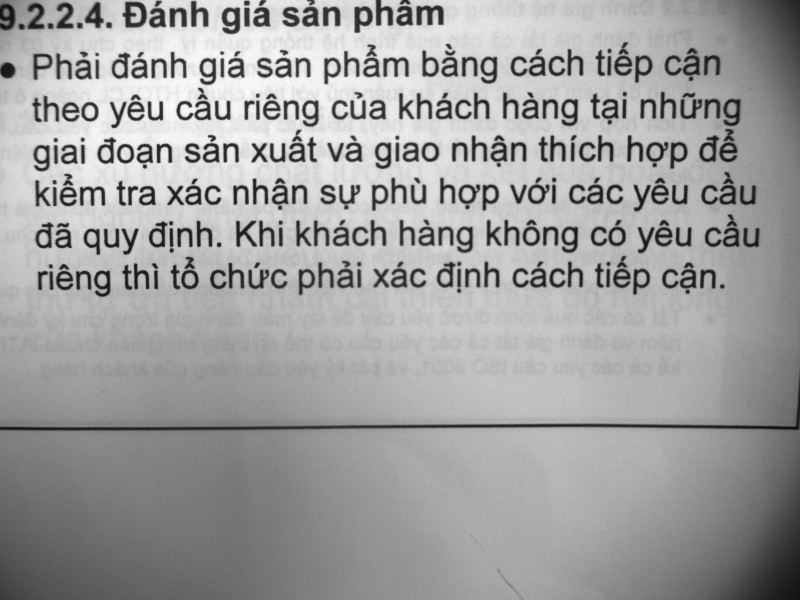
#> input picture Image11.jpg, 1600 x 1200 px (shown at 1/2 size); its folder holds only this picture in this run
$ python -i roi_manager.py   (imports and definitions only)
#> lines starting #> are read from the running program, lines starting #| are printed output that depends on the picture; after the words box and inside, x2 and y2 are one past the last pixel; in counts of white or black regions, pixels touching at a corner belong together
#> further down, picture is the input picture: shape (1200, 1600, 3); min 11, max 255, mean 159.7
import os
import re
from datetime import datetime

import cv2
import numpy as np
from pyzbar import pyzbar


# I) Schema
#   id       : str   - định danh duy nhất, ví dụ "R1C1" (Row 1, Column 1)
#   row      : int   - hàng, suy ra từ vị trí auto-detect
#   col      : int   - cột trong hàng đó
#   x, y     : int   - tọa độ góc trên-trái của ROI (pixel, trên ảnh gốc)
#   width    : int   - chiều rộng của ROI
#   height   : int   - chiều cao của ROI
#   sn      : str  - noi dung QR ("Serial Number") doc duoc lan quet gan nhat
#   status  : str  - "OK" / "NG" / "UNSCANNED"

# Nội dung mỗi id, cách nhau bởi 1 dòng gạch ngang
#  Ví dụ:
#   ----------------------------
#   ID: 1
#   SN: ABC123XYZ
#   X: 48
#   Y: 48
#   WIDTH: 93
#   HEIGHT: 93
#   ----------------------------

# STATUS/ROW/COL được ghi thêm vào file (để người đọc theo dõi)
# nhưng khi đọc lại file 3 trường hợp này bị bỏ qua và tự động tính lại
# tránh trường hợp người dùng sửa nhầm lẫn sai lệch dữ liệu group hàng/cột

EDITABLE_FIELDS = ("x", "y", "width", "height")  # trường hợp có thể sửa
SEPARATOR = "----------------------------"

def _now():
    return datetime.now().strftime("%Y-%m-%d %H:%M:%S")

class ROIManager:
    def __init__(self):
        self.rois = []
        self.meta = {}

    # II) AUTO-DETECT: quét toàn bộ ảnh 1 lần, gồm nhóm hàng/ô, ID
    def auto_detect(self, image, expected_rows=4, expected_count=22, margin_ratio=0.08):
        """
        expected_rows : số hàng ước lượng (mặc định 4)
        expected_count : tổng số mã QR kỳ vọng (chỉ để cảnh báo nếu thiếu).
        margin_ratio : ROI rộng hơn boudingbox QR thực tế bao nhiêu % để scan ổn định hơn khi bản xê dịch
        Trả về: List ROI mới tạo (cũng được lưu vào self.rois)
        """
        boxes = self._multi_pass_detect(image)
        if not boxes:
            return []

        if len(boxes) < expected_count:
            print(f"[CANH BAO] Chi tim thay {len(boxes)}/{expected_count} ma QR "
                  f"trong lan auto-detect. Ban co the them ROI con thieu bang tay "
                  f"trong ROI Editor.")

        self.rois = self._build_grid(boxes, expected_rows, margin_ratio)
        h_img, w_img = image.shape[:2]
        self.meta = {"created": _now(), "updated": _now(),
                     "image_width": w_img, "image_height": h_img,
                     "expected_count": expected_count}
        return self.rois

    # ------------------------------------------------------------------
    @staticmethod
    def _multi_pass_detect(image, dedup_ratio=0.5):
        """
            - raw / denoise : truong hop binh thuong, it nhieu
            - CLAHE (tang tuong phan cuc bo) : truong hop anh sang khong deu
            - Otsu / adaptive threshold : truong hop tuong phan thap
            - sharpen (lam net) : truong hop anh hoi mo do rung/out-focus
        Tra ve: list boxes (dict x,y,w,h,cx,cy,sn)
        """
#> called with dedup_ratio = 0.5
        gray = cv2.cvtColor(image, cv2.COLOR_BGR2GRAY) if image.ndim == 3 else image

        variants = []
        variants.append(("raw", gray, 1.0))
        variants.append(("denoise", cv2.fastNlMeansDenoising(gray, h=5), 1.0))

        clahe = cv2.createCLAHE(clipLimit=2.5, tileGridSize=(8, 8))
        variants.append(("clahe", clahe.apply(gray), 1.0))

        _, otsu = cv2.threshold(gray, 0, 255, cv2.THRESH_BINARY + cv2.THRESH_OTSU)
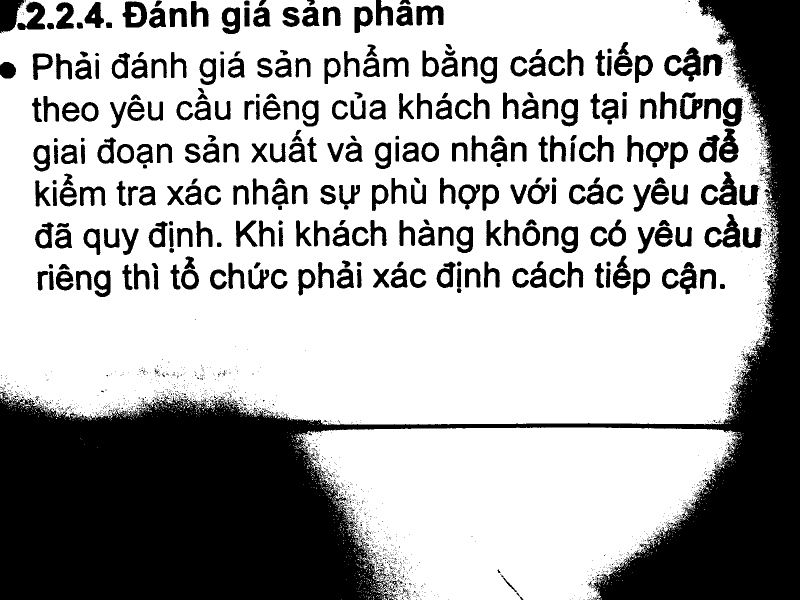
#> otsu: shape (1200, 1600) (shown at 1/2 size); 67.7% white; 2291 black regions (1961 under 20 px), largest, box (x1, y1, x2, y2) and area: (0, 0, 1600, 1200) 431889, (1328, 95, 1402, 163) 2245, (0, 0, 49, 67) 2206
        variants.append(("otsu", otsu, 1.0))

        adaptive = cv2.adaptiveThreshold(gray, 255, cv2.ADAPTIVE_THRESH_GAUSSIAN_C,
                                          cv2.THRESH_BINARY, 31, 5)
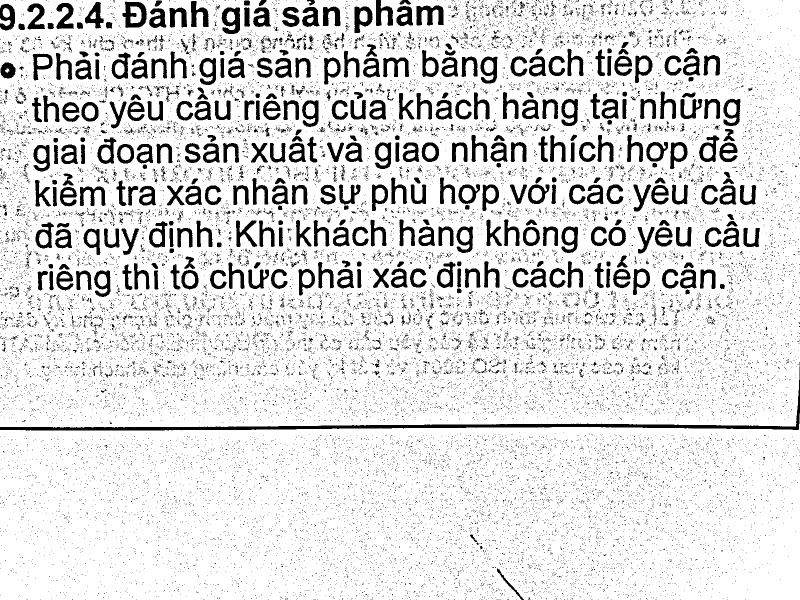
#> adaptive: shape (1200, 1600) (shown at 1/2 size); 87% white; 27453 black regions (26715 under 20 px), largest, box (x1, y1, x2, y2) and area: (0, 734, 1600, 861) 10885, (245, 3, 294, 56) 1451, (833, 11, 888, 51) 1331
        variants.append(("adaptive", adaptive, 1.0))

        blur = cv2.GaussianBlur(gray, (0, 0), 3)
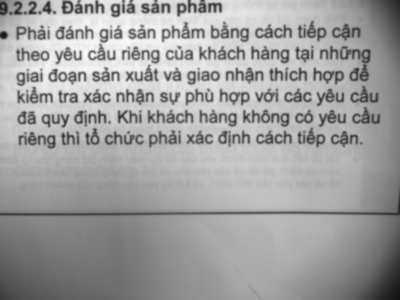
#> blur: shape (1200, 1600) (shown at 1/4 size); min 19, max 249, mean 159.6
        sharpened = cv2.addWeighted(gray, 1.5, blur, -0.5, 0)
        variants.append(("sharpen", sharpened, 1.0))

        # phong to nhe: giup cac ma QR nho / mat do module cao de doc hon
        upscale = cv2.resize(gray, None, fx=1.6, fy=1.6, interpolation=cv2.INTER_CUBIC)
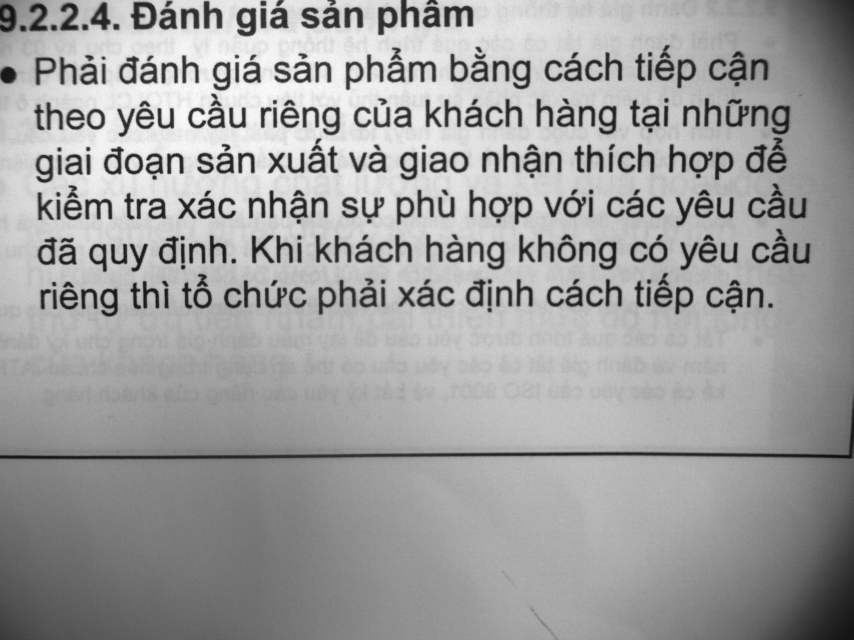
#> upscale: shape (1920, 2560) (shown at 1/3 size); min 10, max 255, mean 159.7
        variants.append(("upscale", upscale, 1.6))

        symbols = [pyzbar.ZBarSymbol.QRCODE]
        all_found = []  # list (x,y,w,h,sn) da quy doi ve toa do anh GOC
        for name, im, scale in variants:
            try:
                decoded = pyzbar.decode(im, symbols=symbols)
            except Exception:
                decoded = pyzbar.decode(im)
            for d in decoded:
                # d.rect: bounding box thang truc pyzbar tra ve.
                # d.polygon: 4 diem goc thuc te cua ma QR - doi khi khit hon d.rect
                # (mot vai phien ban zbar cong them quiet-zone vao rect).
                # -> tinh ca 2, lay ban KHIT HON (dien tich nho hon) de ROI sat voi
                # ma QR that su, khong rong hon can thiet.
                rx, ry, rw, rh = d.rect
                if d.polygon:
                    xs = [p.x for p in d.polygon]
                    ys = [p.y for p in d.polygon]
                    px0, py0, px1, py1 = min(xs), min(ys), max(xs), max(ys)
                    pw, ph = px1 - px0, py1 - py0
                    if pw * ph < rw * rh:
                        rx, ry, rw, rh = px0, py0, pw, ph
                x, y, w, h = rx, ry, rw, rh
                if scale != 1.0:
                    x, y, w, h = (int(x / scale), int(y / scale),
                                  int(w / scale), int(h / scale))
                all_found.append({
                    "x": x, "y": y, "w": w, "h": h,
                    "cx": x + w / 2.0, "cy": y + h / 2.0,
                    "sn": d.data.decode("utf-8", errors="replace"),
                    "source": name,
                })
#> this loop made 1 pass
#> (name, scale) on pass 1: ('raw', 1)
#> after the loop, all_found = []

        # khu trung: gom cac ban ghi co tam gan nhau (< dedup_ratio * chieu
        # rong) thanh 1, uu tien giu ban ghi co kich thuoc gan trung binh
        # nhat (cac phien ban threshold/sharpen doi khi lam sai lech bien).
        unique = []
        for b in all_found:
            match = None
            for u in unique:
                dist = ((b["cx"] - u["cx"]) ** 2 + (b["cy"] - u["cy"]) ** 2) ** 0.5
                if dist < max(b["w"], u["w"]) * dedup_ratio:
                    match = u
                    break
            if match is None:
                unique.append(b)
        return unique

    # ------------------------------------------------------------------
    # [224 lines left out: functions _build_grid, _assign_cells, _cluster_1d, _infer_grid, save_txt, _parse_txt_blocks and 4 more, not called in this run]

    def delete(self, roi_id):
        self.rois = [r for r in self.rois if r["id"] != roi_id]

    def next_free_id(self):
        used = [int(r["id"]) for r in self.rois if str(r["id"]).isdigit()]
        return str((max(used) + 1) if used else 1)

>>> import cv2
>>> picture = cv2.imread('Image11.jpg')
#> (the run stopped early here; a loop or call above may not have finished)

$ run again, on Image__2025-12-3111.jpg
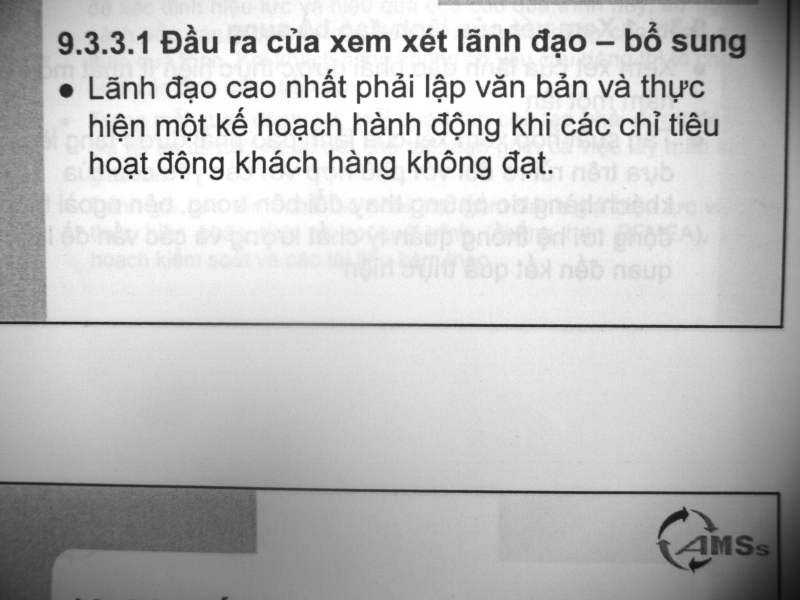
#> input picture Image__2025-12-3111.jpg, 1600 x 1200 px (shown at 1/2 size)
#> picture is the input picture: shape (1200, 1600, 3); min 9, max 255, mean 191.2
#> in _multi_pass_detect, `_, otsu = cv2.threshold(gray, 0, 255, cv2.THRESH_BINARY + cv2.THRESH_O..`:
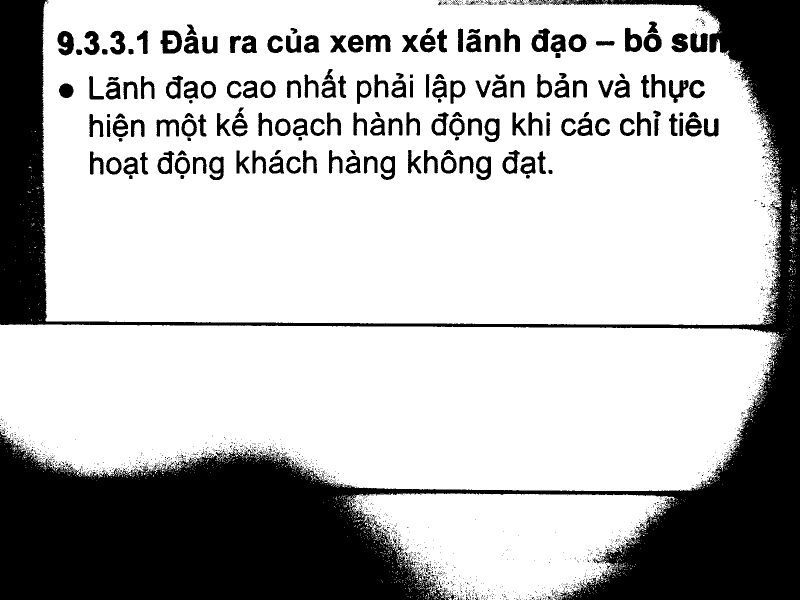
#> otsu: shape (1200, 1600) (shown at 1/2 size); 72.4% white; 2130 black regions (1924 under 20 px), largest, box (x1, y1, x2, y2) and area: (0, 0, 1600, 1200) 444635, (321, 61, 364, 107) 1239, (115, 62, 148, 111) 1112
#> adaptive: shape (1200, 1600); 86.3% white; 42776 black regions (41477 under 20 px), largest, box (x1, y1, x2, y2) and area: (0, 0, 1581, 657) 13870, (0, 963, 1562, 1200) 10683, (42, 11, 94, 636) 6056
#> in _multi_pass_detect, `upscale = cv2.resize(gray, None, fx=1.6, fy=1.6, interpolation=cv2.INT..`:
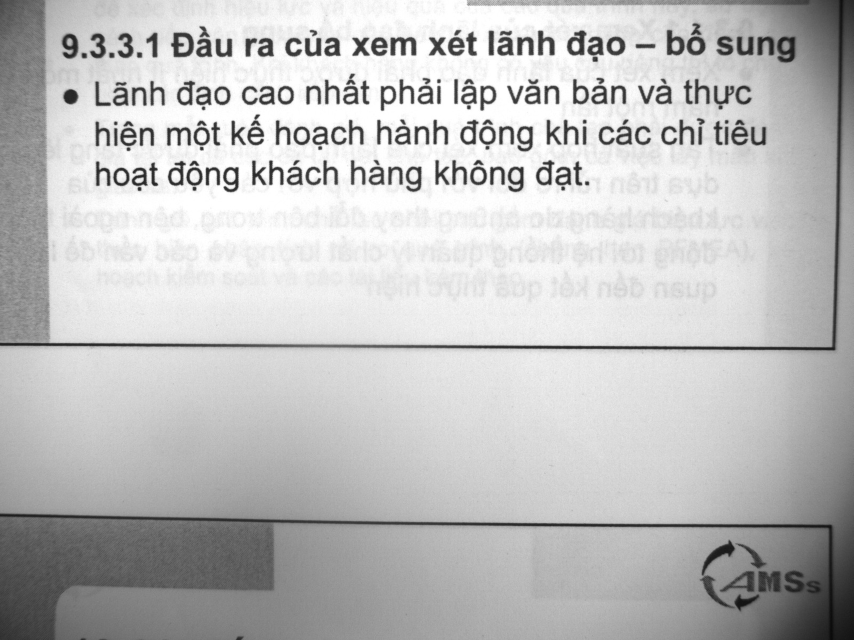
#> upscale: shape (1920, 2560) (shown at 1/3 size); min 9, max 255, mean 191.2
#> the loop in _multi_pass_detect, `for name, im, scale in variants:` made 1 pass
#> (name, scale) on pass 1: ('raw', 1)
#> after the loop in _multi_pass_detect, `for name, im, scale in variants:`: all_found = []

$ run again, on Image__2025-12-312222.jpg
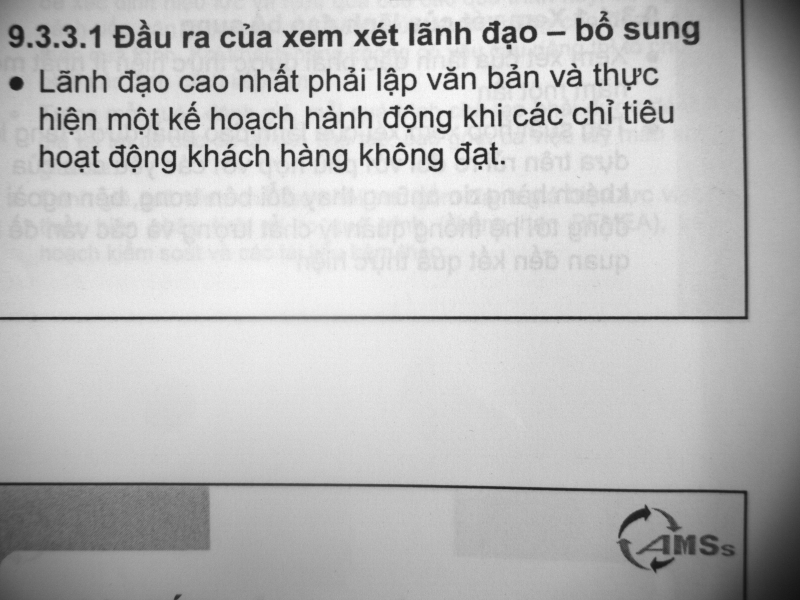
#> input picture Image__2025-12-312222.jpg, 1600 x 1200 px (shown at 1/2 size)
#> picture is the input picture: shape (1200, 1600, 3); min 17, max 255, mean 188.4
#> in _multi_pass_detect, `_, otsu = cv2.threshold(gray, 0, 255, cv2.THRESH_BINARY + cv2.THRESH_O..`:
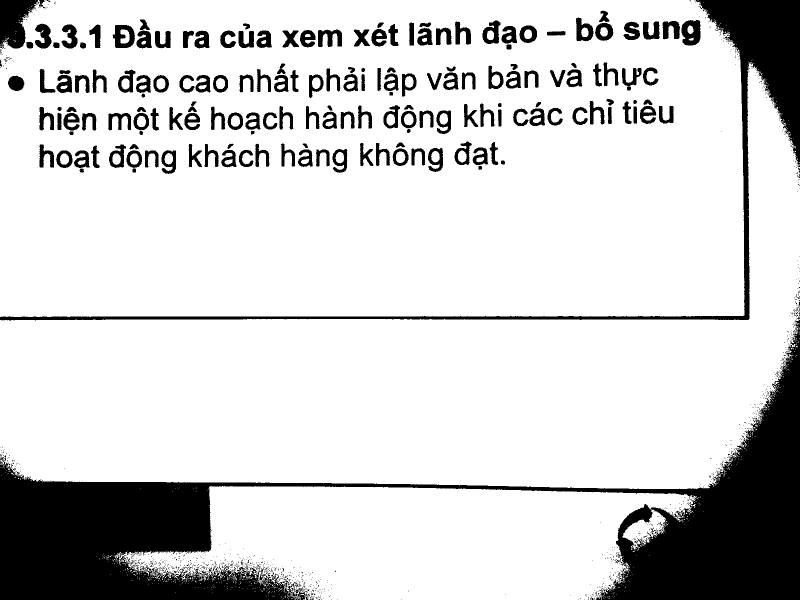
#> otsu: shape (1200, 1600) (shown at 1/2 size); 82.4% white; 1292 black regions (1111 under 20 px), largest, box (x1, y1, x2, y2) and area: (0, 639, 1600, 1200) 204602, (0, 0, 1600, 641) 43241, (0, 0, 79, 97) 4963
#> adaptive: shape (1200, 1600); 87.2% white; 45471 black regions (44501 under 20 px), largest, box (x1, y1, x2, y2) and area: (0, 0, 1497, 640) 13449, (0, 965, 1496, 1200) 10650, (0, 978, 421, 1128) 6775
#> in _multi_pass_detect, `blur = cv2.GaussianBlur(gray, (0, 0), 3)`:
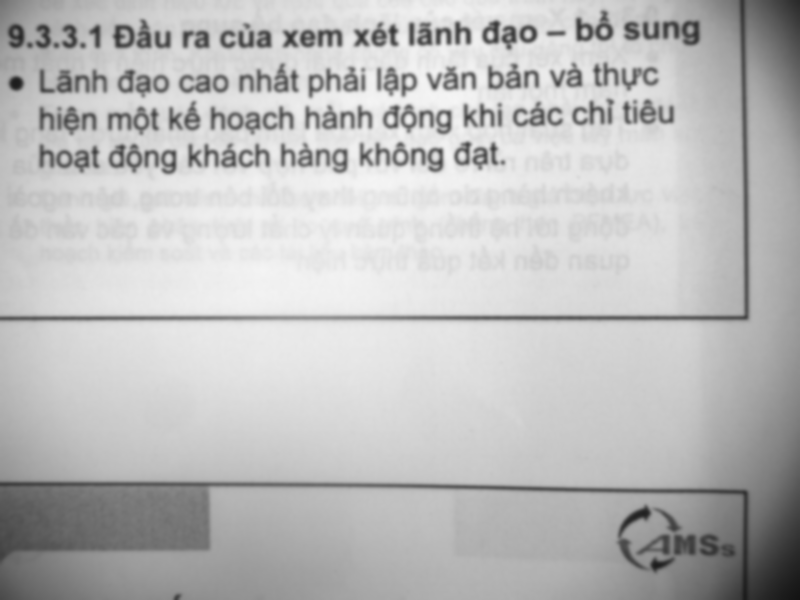
#> blur: shape (1200, 1600) (shown at 1/2 size); min 19, max 245, mean 188.4
#> the loop in _multi_pass_detect, `for name, im, scale in variants:` made 1 pass
#> (name, scale) on pass 1: ('raw', 1)
#> after the loop in _multi_pass_detect, `for name, im, scale in variants:`: all_found = []
